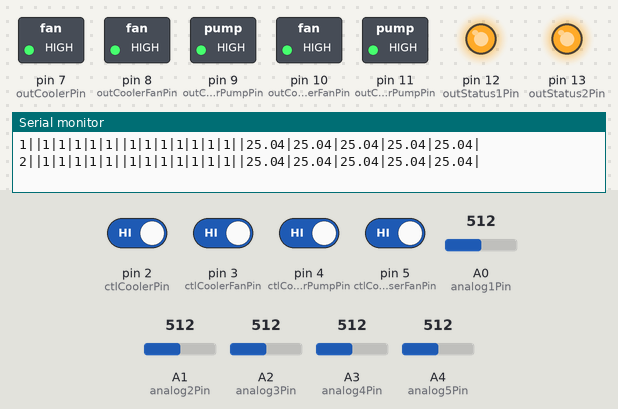
Recording of a sketch running on a simulated Arduino Uno, built with avr-gcc and run on an emulated ATmega328P. Shown: switched loads named in the sketch (green lamp = pin HIGH), output pins drawn as LEDs (lit = HIGH), the last lines printed to the serial monitor. The inputs (shaded band) are chosen by the test bench; at power-on: pin 2 (ctlCoolerPin), pin 3 (ctlCoolerFanPin), pin 4 (ctlCoolerPumpPin), pin 5 (ctlCondenserFanPin) HIGH, A0 (analog1Pin) = 512, A1 (analog2Pin) = 512, A2 (analog3Pin) = 512, A3 (analog4Pin) = 512, A4 (analog5Pin) = 512.

Above: at 1.8 s.
1.9 s: pin 2 (ctlCoolerPin) driven LOW
At 3.0 s:
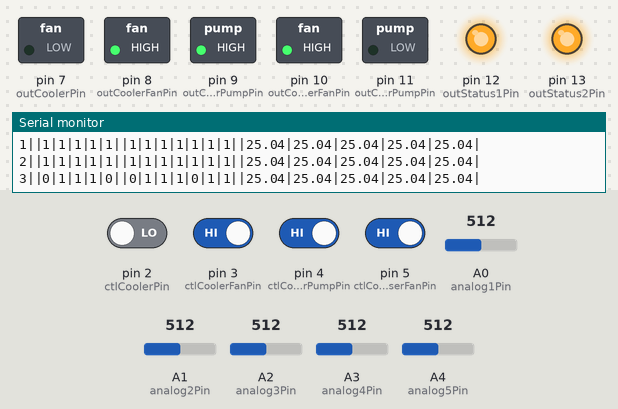
3.5 s: pin 3 (ctlCoolerFanPin) driven LOW
At 4.9 s:
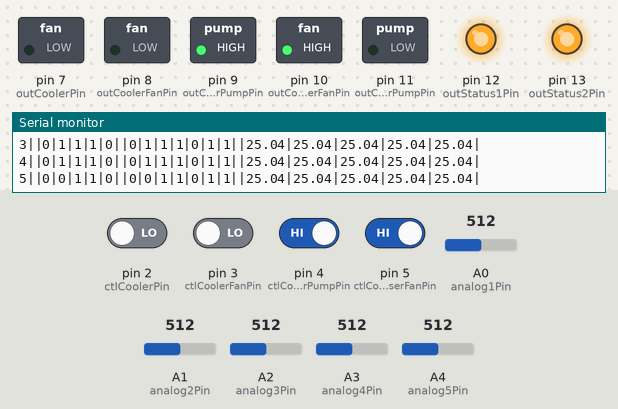
5.5 s: pin 4 (ctlCoolerPumpPin) driven LOW
At 6.8 s:
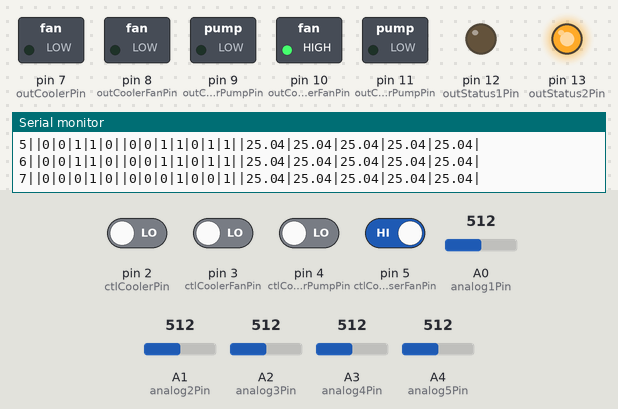
7.5 s: pin 5 (ctlCondenserFanPin) driven LOW
At 8.6 s:
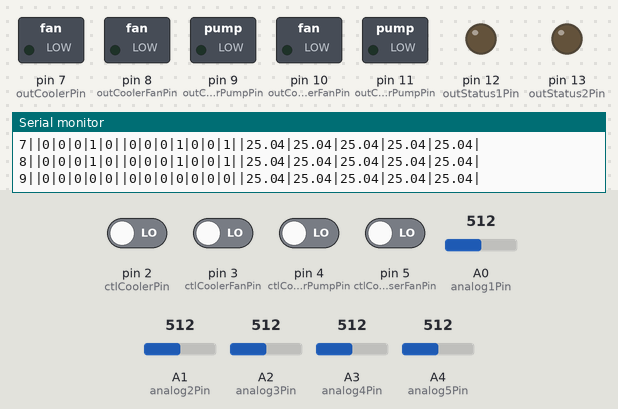
9.5 s: pin 2 (ctlCoolerPin) driven HIGH
At 10.5 s:
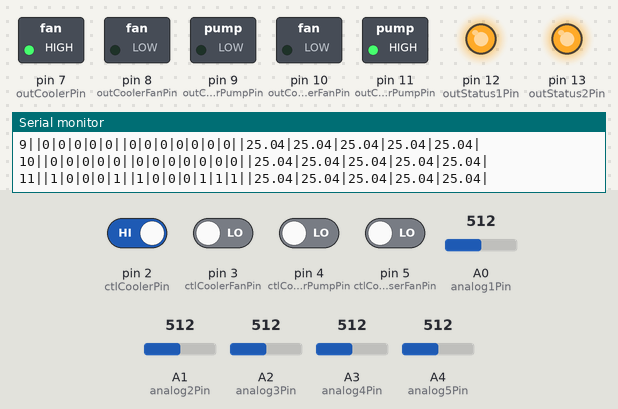
11.5 s: pin 3 (ctlCoolerFanPin) driven HIGH
At 12.4 s:
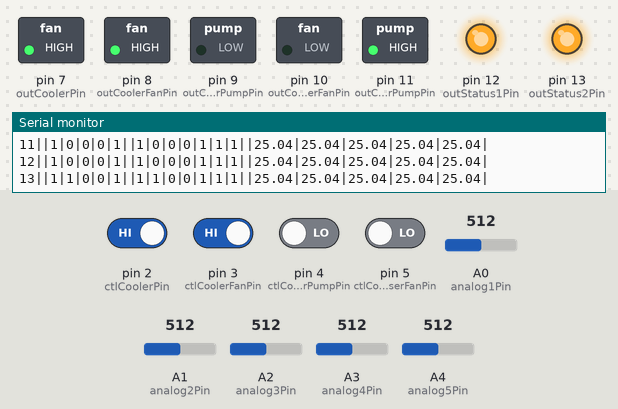
Timing chart, 0 to 14.5 s (numbered marks = the images above; inputs shaded):
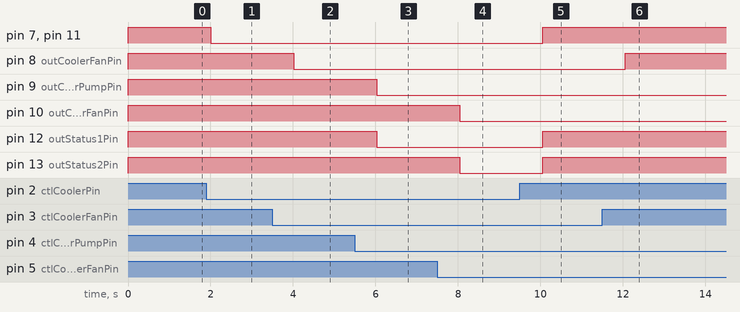

Measured:
- after the input at 1.9 s, pin 7 (outCoolerPin), pin 11 (outCondenserPumpPin): HIGH → LOW after 0.11 s
- after the input at 3.5 s, pin 8 (outCoolerFanPin): HIGH → LOW after 0.52 s
- after the input at 5.5 s, pin 9 (outCoolerPumpPin), pin 12 (outStatus1Pin): HIGH → LOW after 0.53 s
- after the input at 7.5 s, pin 10 (outCondenserFanPin), pin 13 (outStatus2Pin): HIGH → LOW after 0.54 s
- after the input at 9.5 s, pin 7 (outCoolerPin), pin 11 (outCondenserPumpPin), pin 12 (outStatus1Pin), pin 13 (outStatus2Pin): LOW → HIGH after 0.55 s
- after the input at 11.5 s, pin 8 (outCoolerFanPin): LOW → HIGH after 0.56 s

The sketch:

dew-point-harvester.ino
```cpp
/* -*- c -*-
 Dew Point Controller

 Turns on and off a Dew Point components
 - Status LEDS

 --- Put Copywrite Notice Here ---
*/

#include <math.h>

// Constants won't change.
// Digital Inputs
const int ctlCoolerPin        =  2;
const int ctlCoolerFanPin     =  3;
const int ctlCoolerPumpPin    =  4;
const int ctlCondenserFanPin  =  5;
const int ctlCondenserPumpPin =  6;
// Outputs
const int outCoolerPin        =  7;
const int outCoolerFanPin     =  8;
const int outCoolerPumpPin    =  9; // PWM
const int outCondenserFanPin  = 10; // PWM
const int outCondenserPumpPin = 11; // PWM
const int outStatus1Pin       = 12;
const int outStatus2Pin       = 13;

// Analog in
const int analog1Pin = 0;
const int analog2Pin = 1;
const int analog3Pin = 2;
const int analog4Pin = 3;
const int analog5Pin = 4;
const int analog6Pin = 5;

// State variables:
int serialNumber       = 0;

int coolerCtl          = LOW;
int coolerFanCtl       = LOW;
int coolerPumpCtl      = LOW;
int condenserFanCtl    = LOW;
int condenserPumpCtl   = LOW;

int coolerState        = LOW;
int coolerFanState     = LOW;
int coolerPumpState    = LOW;
int condenserFanState  = LOW;
int condenserPumpState = LOW;
int status1State       = LOW;
int status2State       = LOW;

int   analogResistor1State =    0;
float resistor1Value       =    0;
float temperature1Value    =  999.9;

int   analogResistor2State =    0;
float resistor2Value       =    0;
float temperature2Value    =  999.9;

int   analogResistor3State =    0;
float resistor3Value       =    0;
float temperature3Value    =  999.9;

int   analogResistor4State =    0;
float resistor4Value       =    0;
float temperature4Value    =  999.9;

int   analogResistor5State =    0;
float resistor5Value       =    0;
float temperature5Value    =  999.9;

const int loopDelay = 1000;

float calculateTemperature(int analogResistorState) {
  float resistorValue;
  float temperatureValue;
  const int tempCoef         = 3975;

  resistorValue
        = (float)(1023-analogResistorState)*10000/analogResistorState;
  temperature1Value
        = 1/(log(resistorValue/10000)/tempCoef+1/298.15)-273.15;

  return temperatureValue;
}

// Calculation of Dew Point tempurature
// from https://en.wikipedia.org/wiki/Dew_point
// Constants: -45degC <= T <= +60degC, +/- 0.35degC)
const float a =   6.112; // millibar
const float b =  17.62;
const float c = 243.12; // deg C

float gammaFunction (float temperature, float relativeHumidity) {
  float gamma;

  gamma = log(relativeHumidity/100.0) + (b*temperature)/(c+temperature);
  return gamma;
}

float dewPointTemperature (float temperature, float relativeHumidity) {
  float dewPointTemperature;
  float gamma;

  gamma = gammaFunction(temperature,relativeHumidity);
  dewPointTemperature = (c*gamma)/(b-gamma);

  return dewPointTemperature;
}

void setup() {
  // system initialisation
  Serial.begin(9600);

  // initialize the input pins:
  pinMode(ctlCoolerPin,        INPUT);
  pinMode(ctlCoolerFanPin,     INPUT);
  pinMode(ctlCoolerPumpPin,    INPUT);
  pinMode(ctlCondenserFanPin,  INPUT);
  pinMode(ctlCondenserPumpPin, INPUT);

  // initialize the output pins:
  pinMode(outCoolerPin,        OUTPUT);
  pinMode(outCoolerFanPin,     OUTPUT);
  pinMode(outCoolerPumpPin,    OUTPUT);
  pinMode(outCondenserFanPin,  OUTPUT);
  pinMode(outCondenserPumpPin, OUTPUT);
  pinMode(outStatus1Pin,       OUTPUT);
  pinMode(outStatus2Pin,       OUTPUT);

}

void loop(){
  const int tempCoef         = 3975;

  serialNumber = serialNumber+1;

  // read the external state
  coolerCtl          = digitalRead(ctlCoolerPin);
  coolerFanCtl       = digitalRead(ctlCoolerFanPin);
  coolerPumpCtl      = digitalRead(ctlCoolerPumpPin);
  condenserFanCtl    = digitalRead(ctlCondenserFanPin);
  condenserPumpCtl   = digitalRead(ctlCoolerPin);

  analogResistor1State = analogRead(analog1Pin);
  analogResistor2State = analogRead(analog2Pin);
  analogResistor3State = analogRead(analog3Pin);
  analogResistor4State = analogRead(analog4Pin);
  analogResistor5State = analogRead(analog5Pin);

  if (coolerCtl == LOW  ){ coolerState = LOW;  }
  if (coolerCtl == HIGH ){ coolerState = HIGH; }

  if (coolerFanCtl == LOW  ){ coolerFanState = LOW;  }
  if (coolerFanCtl == HIGH ){ coolerFanState = HIGH; }

  if (coolerPumpCtl == LOW  ){ coolerPumpState = LOW;  }
  if (coolerPumpCtl == HIGH ){ coolerPumpState = HIGH; }

  if (condenserFanCtl == LOW  ){ condenserFanState = LOW;  }
  if (condenserFanCtl == HIGH ){ condenserFanState = HIGH; }

  if (condenserPumpCtl == LOW  ){ condenserPumpState = LOW;  }
  if (condenserPumpCtl == HIGH ){ condenserPumpState = HIGH; }

  // temperature
  // Get the resistance of the sensor;
  // Convert to temperature via datasheet;
  resistor1Value
        = (float)(1023-analogResistor1State)*10000/analogResistor1State;
  temperature1Value
        = 1/(log(resistor1Value/10000)/tempCoef+1/298.15)-273.15;

  resistor2Value
        = (float)(1023-analogResistor2State)*10000/analogResistor2State;
  temperature2Value
        = 1/(log(resistor2Value/10000)/tempCoef+1/298.15)-273.15;

  resistor3Value
        = (float)(1023-analogResistor3State)*10000/analogResistor3State;
  temperature3Value
        = 1/(log(resistor3Value/10000)/tempCoef+1/298.15)-273.15;

  resistor4Value
        = (float)(1023-analogResistor4State)*10000/analogResistor4State;
  temperature4Value
        = 1/(log(resistor4Value/10000)/tempCoef+1/298.15)-273.15;

  resistor5Value
        = (float)(1023-analogResistor5State)*10000/analogResistor5State;
  temperature5Value
        = 1/(log(resistor5Value/10000)/tempCoef+1/298.15)-273.15;

  // status
  if( coolerState == HIGH ||
       coolerFanState == HIGH ||
       coolerPumpState == HIGH ){
      status1State = HIGH;
    } else {
      status1State = LOW;
    }

  if( condenserFanState == HIGH ||
       condenserPumpState == HIGH ){
      status2State = HIGH;
    } else {
      status2State = LOW;
    }

  // output
  digitalWrite(outCoolerPin,        coolerState);
  digitalWrite(outCoolerFanPin,     coolerFanState);
  digitalWrite(outCoolerPumpPin,    coolerPumpState);
  digitalWrite(outCondenserFanPin,  condenserFanState);
  digitalWrite(outCondenserPumpPin, condenserPumpState);

  digitalWrite(outStatus1Pin,       status1State);
  digitalWrite(outStatus2Pin,       status2State);

  // logging
  Serial.print(serialNumber);
  Serial.print("|");
  Serial.print("|");
  Serial.print(coolerCtl);
  Serial.print("|");
  Serial.print(coolerFanCtl);
  Serial.print("|");
  Serial.print(coolerPumpCtl);
  Serial.print("|");
  Serial.print(condenserFanCtl);
  Serial.print("|");
  Serial.print(condenserPumpCtl);
  Serial.print("|");
  Serial.print("|");
  Serial.print(coolerState);
  Serial.print("|");
  Serial.print(coolerFanState);
  Serial.print("|");
  Serial.print(coolerPumpState);
  Serial.print("|");
  Serial.print(condenserFanState);
  Serial.print("|");
  Serial.print(condenserPumpState);
  Serial.print("|");
  Serial.print(status1State);
  Serial.print("|");
  Serial.print(status2State);
  Serial.print("|");
  Serial.print("|");
  Serial.print(temperature1Value);
  Serial.print("|");
  Serial.print(temperature2Value);
  Serial.print("|");
  Serial.print(temperature3Value);
  Serial.print("|");
  Serial.print(temperature4Value);
  Serial.print("|");
  Serial.print(temperature5Value);
  Serial.print("|");
  Serial.println("");

  delay(loopDelay);

}
```
